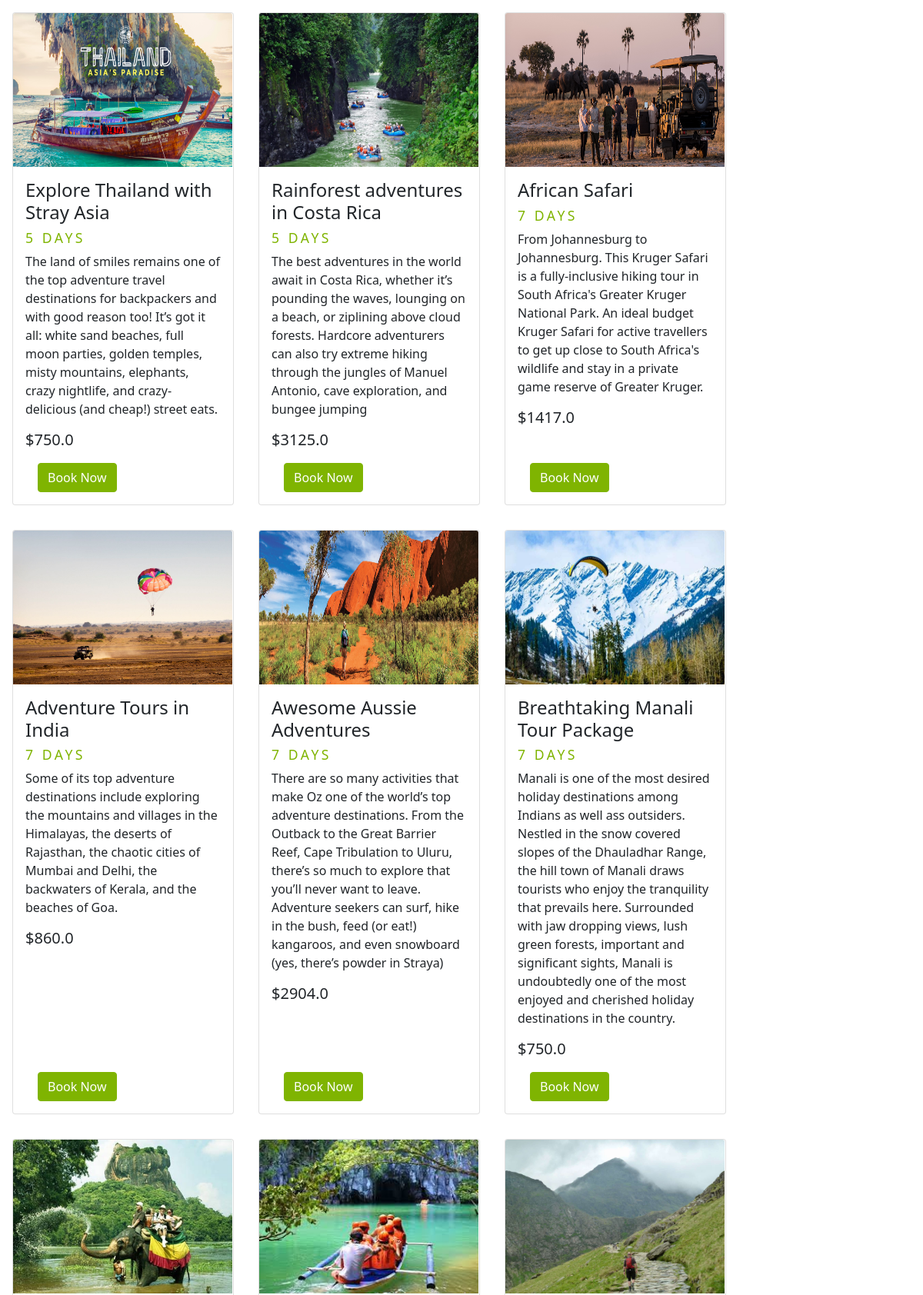
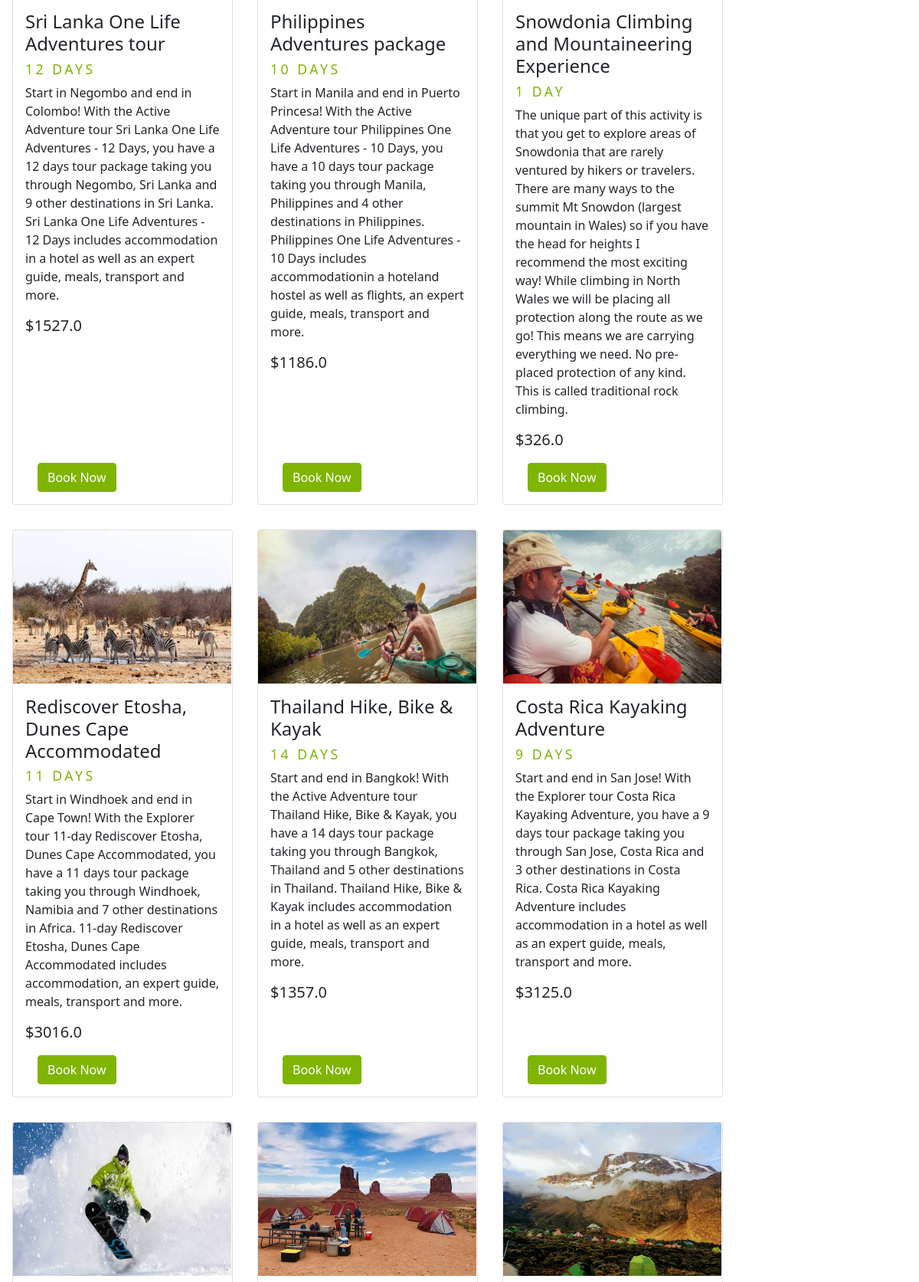
The page /adventure/ADVENTURE (upper part) on the database its author committed (2 pictures, top to bottom).
### App/models.py (models this page shows)
class package(models.Model):
    pname=models.CharField(max_length=75)
    pimg=models.ImageField(upload_to='pic')
    pdays=models.CharField(max_length=15)
    pdesc=models.CharField(max_length=600)
    pprice=models.FloatField()
    pcat=models.CharField(max_length=20)

### App/views.py (the view)
# urls.py: path('adventure/<type>',views.packadv,name='packadv'),
def packadv(req,type):
    if type=='ADVENTURE':
        obj=package.objects.filter(pcat="ADVENTURE")
        return render(req,"package.html",{'obj':obj})

### templates/package.html (shortened to what this page needs)
{% load static %}
<!DOCTYPE html>
<html lang="en">
<head>
    <link href="https://cdn.jsdelivr.net/npm/bootstrap@5.1.3/dist/css/bootstrap.min.css" rel="stylesheet">
    <link rel="stylesheet" href="{% static 'css/custom.css' %}">
</head>
<body>
    <div class="tab-content d-flex" style="flex-wrap: wrap;">
        <div id="adventure" class="w-100 d-flex " style="flex-wrap: wrap;">
             {% for i in obj %}
            <div id="breakfast" class="card pb-5 m-3 " style="width: 18rem;">
              <img src="{{i.pimg.url}}" class="card-img-top" style="height: 200px; width: 285px;" alt="package">
              <div class="card-body">
                <h4>{{i.pname}} </h4>
                <h6>{{i.pdays}}</h6>
                <p>{{i.pdesc}}</p>
                <h5>${{i.pprice}}</h5>
                <a  href="{% url 'App:bookpack' i.id %}" id="btn1" class="btn btn-primary position-absolute bottom-0 m-3" >Book Now</a>
              </div>
            </div>
            {% endfor %}
          </div>
</body>
</html>

### static/css/custom.css (style rules this page uses)
#btn1 { color: #fff; background-color: #7fb401; border-color: #7fb401; }
h6 { text-transform: uppercase; letter-spacing: 0.2em; font-size: 1.1rem; font-weight: 400; color: #7fb401; }
.card { transform: scale(1); transition: 'transform',0.5,linear; }

### rows shown on the page
package: pimg (picture), pname "Explore Thailand with Stray Asia", pdays "5 DAYS", pdesc "The land of smiles remains one of the top adventure travel destinations for backpackers and with good reason too! It’s got it all: white sand beaches, full moon parties, golden temples, misty mountains, elephants, crazy nightlife, and crazy-delicious (and cheap!) street eats.", pprice "750.0"
package: pimg (picture), pname "Rainforest adventures in Costa Rica", pdays "5 DAYS", pdesc "The best adventures in the world await in Costa Rica, whether it’s pounding the waves, lounging on a beach, or ziplining above cloud forests. Hardcore adventurers can also try extreme hiking through the jungles of Manuel Antonio, cave exploration, and bungee jumping", pprice "3125.0"
package: pimg (picture), pname "African Safari", pdays "7 DAYS", pdesc "From Johannesburg to Johannesburg. This Kruger Safari is a fully-inclusive hiking tour in South Africa's Greater Kruger National Park. An ideal budget Kruger Safari for active travellers to get up close to South Africa's wildlife and stay in a private game reserve of Greater Kruger.", pprice "1417.0"
package: pimg (picture), pname "Adventure Tours in India", pdays "7 DAYS", pdesc "Some of its top adventure destinations include exploring the mountains and villages in the Himalayas, the deserts of Rajasthan, the chaotic cities of Mumbai and Delhi, the backwaters of Kerala, and the beaches of Goa.", pprice "860.0"
package: pimg (picture), pname "Awesome Aussie Adventures", pdays "7 DAYS", pdesc "There are so many activities that make Oz one of the world’s top adventure destinations. From the Outback to the Great Barrier Reef, Cape Tribulation to Uluru, there’s so much to explore that you’ll never want to leave. Adventure seekers can surf, hike in the bush, feed (or eat!) kangaroos, and even snowboard (yes, there’s powder in Straya)", pprice "2904.0"
package: pimg (picture), pname "Breathtaking Manali Tour Package", pdays "7 DAYS", pdesc "Manali is one of the most desired holiday destinations among Indians as well ass outsiders. Nestled in the snow covered slopes of the Dhauladhar Range, the hill town of Manali draws tourists who enjoy the tranquility that prevails here. Surrounded with jaw dropping views, lush green forests, important and significant sights, Manali is undoubtedly one of the most enjoyed and cherished holiday destinations in the country.", pprice "750.0"
package: pimg (picture), pname "Sri Lanka One Life Adventures tour", pdays "12 DAYS", pdesc "Start in Negombo and end in Colombo! With the Active Adventure tour Sri Lanka One Life Adventures - 12 Days, you have a 12 days tour package taking you through Negombo, Sri Lanka and 9 other destinations in Sri Lanka. Sri Lanka One Life Adventures - 12 Days includes accommodation in a hotel as well as an expert guide, meals, transport and more.", pprice "1527.0"
package: pimg (picture), pname "Philippines Adventures package", pdays "10 DAYS", pdesc "Start in Manila and end in Puerto Princesa! With the Active Adventure tour Philippines One Life Adventures - 10 Days, you have a 10 days tour package taking you through Manila, Philippines and 4 other destinations in Philippines. Philippines One Life Adventures - 10 Days includes accommodationin a hoteland hostel as well as flights, an expert guide, meals, transport and more.", pprice "1186.0"
package: pimg (picture), pname "Snowdonia Climbing and Mountaineering Experience", pdays "1 DAY", pdesc "The unique part of this activity is that you get to explore areas of Snowdonia that are rarely ventured by hikers or travelers. There are many ways to the summit Mt Snowdon (largest mountain in Wales) so if you have the head for heights I recommend the most exciting way! While climbing in North Wales we will be placing all protection along the route as we go! This means we are carrying everything we need. No pre-placed protection of any kind. This is called traditional rock climbing.", pprice "326.0"
package: pimg (picture), pname "Rediscover Etosha, Dunes Cape Accommodated", pdays "11 DAYS", pdesc "Start in Windhoek and end in Cape Town! With the Explorer tour 11-day Rediscover Etosha, Dunes Cape Accommodated, you have a 11 days tour package taking you through Windhoek, Namibia and 7 other destinations in Africa. 11-day Rediscover Etosha, Dunes Cape Accommodated includes accommodation, an expert guide, meals, transport and more.", pprice "3016.0"
package: pimg (picture), pname "Thailand Hike, Bike & Kayak", pdays "14 DAYS", pdesc "Start and end in Bangkok! With the Active Adventure tour Thailand Hike, Bike & Kayak, you have a 14 days tour package taking you through Bangkok, Thailand and 5 other destinations in Thailand. Thailand Hike, Bike & Kayak includes accommodation in a hotel as well as an expert guide, meals, transport and more.", pprice "1357.0"
package: pimg (picture), pname "Costa Rica Kayaking Adventure", pdays "9 DAYS", pdesc "Start and end in San Jose! With the Explorer tour Costa Rica Kayaking Adventure, you have a 9 days tour package taking you through San Jose, Costa Rica and 3 other destinations in Costa Rica. Costa Rica Kayaking Adventure includes accommodation in a hotel as well as an expert guide, meals, transport and more.", pprice "3125.0"
package: pimg (picture)
package: pimg (picture)
package: pimg (picture)
